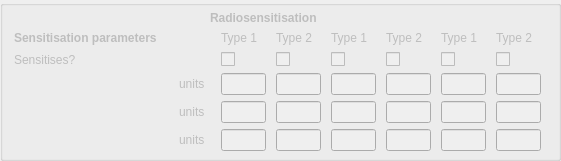
           <widget class="QGroupBox" name="groupBox_Drug_GB3">
            <property name="geometry">
             <rect>
              <x>10</x>
              <y>180</y>
              <width>561</width>
              <height>161</height>
             </rect>
            </property>
            <property name="title">
             <string/>
            </property>
            <widget class="QWidget" name="gridLayoutWidget_12">
             <property name="geometry">
              <rect>
               <x>10</x>
               <y>30</y>
               <width>541</width>
               <height>121</height>
              </rect>
             </property>
             <layout class="QGridLayout" name="gridLayout_2">
              <item row="2" column="1">
               <widget class="QLabel" name="alabel_SER_max_units">
                <property name="enabled">
                 <bool>false</bool>
                </property>
                <property name="minimumSize">
                 <size>
                  <width>32</width>
                  <height>0</height>
                 </size>
                </property>
                <property name="maximumSize">
                 <size>
                  <width>32</width>
                  <height>16777215</height>
                 </size>
                </property>
                <property name="text">
                 <string>units</string>
                </property>
               </widget>
              </item>
              <item row="2" column="2">
               <widget class="QLineEdit" name="line_PARENT_CT1_10">
                <property name="enabled">
                 <bool>false</bool>
                </property>
                <property name="maximumSize">
                 <size>
                  <width>45</width>
                  <height>16777215</height>
                 </size>
                </property>
               </widget>
              </item>
              <item row="2" column="4">
               <widget class="QLineEdit" name="line_METAB1_CT1_10">
                <property name="enabled">
                 <bool>false</bool>
                </property>
                <property name="maximumSize">
                 <size>
                  <width>45</width>
                  <height>16777215</height>
                 </size>
                </property>
               </widget>
              </item>
              <item row="2" column="5">
               <widget class="QLineEdit" name="line_METAB1_CT2_10">
                <property name="enabled">
                 <bool>false</bool>
                </property>
                <property name="maximumSize">
                 <size>
                  <width>45</width>
                  <height>16777215</height>
                 </size>
                </property>
               </widget>
              </item>
              <item row="2" column="3">
               <widget class="QLineEdit" name="line_PARENT_CT2_10">
                <property name="enabled">
                 <bool>false</bool>
                </property>
                <property name="maximumSize">
                 <size>
                  <width>45</width>
                  <height>16777215</height>
                 </size>
                </property>
               </widget>
              </item>
              <item row="2" column="6">
               <widget class="QLineEdit" name="line_METAB2_CT1_10">
                <property name="enabled">
                 <bool>false</bool>
                </property>
                <property name="maximumSize">
                 <size>
                  <width>45</width>
                  <height>16777215</height>
                 </size>
                </property>
               </widget>
              </item>
              <item row="2" column="7">
               <widget class="QLineEdit" name="line_METAB2_CT2_10">
                <property name="enabled">
                 <bool>false</bool>
                </property>
                <property name="maximumSize">
                 <size>
                  <width>45</width>
                  <height>16777215</height>
                 </size>
                </property>
               </widget>
              </item>
              <item row="0" column="0">
               <widget class="QLabel" name="alabel_celltype_4">
                <property name="enabled">
                 <bool>false</bool>
                </property>
                <property name="minimumSize">
                 <size>
                  <width>155</width>
                  <height>0</height>
                 </size>
                </property>
                <property name="maximumSize">
                 <size>
                  <width>155</width>
                  <height>16777215</height>
                 </size>
                </property>
                <property name="font">
                 <font>
                  <weight>75</weight>
                  <bold>true</bold>
                 </font>
                </property>
                <property name="text">
                 <string>Sensitisation parameters     </string>
                </property>
               </widget>
              </item>
              <item row="0" column="2">
               <widget class="QLabel" name="alabel_celltype1">
                <property name="enabled">
                 <bool>false</bool>
                </property>
                <property name="minimumSize">
                 <size>
                  <width>45</width>
                  <height>0</height>
                 </size>
                </property>
                <property name="maximumSize">
                 <size>
                  <width>45</width>
                  <height>16777215</height>
                 </size>
                </property>
                <property name="text">
                 <string>Type 1</string>
                </property>
               </widget>
              </item>
              <item row="0" column="3">
               <widget class="QLabel" name="alabel_celltype2">
                <property name="enabled">
                 <bool>false</bool>
                </property>
                <property name="minimumSize">
                 <size>
                  <width>45</width>
                  <height>0</height>
                 </size>
                </property>
                <property name="maximumSize">
                 <size>
                  <width>45</width>
                  <height>16777215</height>
                 </size>
                </property>
                <property name="text">
                 <string>Type 2</string>
                </property>
               </widget>
              </item>
              <item row="0" column="4">
               <widget class="QLabel" name="alabel_celltype3">
                <property name="enabled">
                 <bool>false</bool>
                </property>
                <property name="minimumSize">
                 <size>
                  <width>45</width>
                  <height>0</height>
                 </size>
                </property>
                <property name="maximumSize">
                 <size>
                  <width>45</width>
                  <height>16777215</height>
                 </size>
                </property>
                <property name="text">
                 <string>Type 1</string>
                </property>
               </widget>
              </item>
              <item row="0" column="5">
               <widget class="QLabel" name="alabel_celltype4">
                <property name="enabled">
                 <bool>false</bool>
                </property>
                <property name="minimumSize">
                 <size>
                  <width>45</width>
                  <height>0</height>
                 </size>
                </property>
                <property name="maximumSize">
                 <size>
                  <width>45</width>
                  <height>16777215</height>
                 </size>
                </property>
                <property name="text">
                 <string>Type 2</string>
                </property>
               </widget>
              </item>
              <item row="0" column="6">
               <widget class="QLabel" name="alabel_celltype5">
                <property name="enabled">
                 <bool>false</bool>
                </property>
                <property name="minimumSize">
                 <size>
                  <width>45</width>
                  <height>0</height>
                 </size>
                </property>
                <property name="maximumSize">
                 <size>
                  <width>45</width>
                  <height>16777215</height>
                 </size>
                </property>
                <property name="text">
                 <string>Type 1</string>
                </property>
               </widget>
              </item>
              <item row="0" column="7">
               <widget class="QLabel" name="alabel_celltype6">
                <property name="enabled">
                 <bool>false</bool>
                </property>
                <property name="minimumSize">
                 <size>
                  <width>45</width>
                  <height>0</height>
                 </size>
                </property>
                <property name="maximumSize">
                 <size>
                  <width>45</width>
                  <height>16777215</height>
                 </size>
                </property>
                <property name="text">
                 <string>Type 2</string>
                </property>
               </widget>
              </item>
              <item row="3" column="2">
               <widget class="QLineEdit" name="line_PARENT_CT1_11">
                <property name="enabled">
                 <bool>false</bool>
                </property>
                <property name="maximumSize">
                 <size>
                  <width>45</width>
                  <height>16777215</height>
                 </size>
                </property>
               </widget>
              </item>
              <item row="3" column="3">
               <widget class="QLineEdit" name="line_PARENT_CT2_11">
                <property name="enabled">
                 <bool>false</bool>
                </property>
                <property name="maximumSize">
                 <size>
                  <width>45</width>
                  <height>16777215</height>
                 </size>
                </property>
               </widget>
              </item>
              <item row="3" column="4">
               <widget class="QLineEdit" name="line_METAB1_CT1_11">
                <property name="enabled">
                 <bool>false</bool>
                </property>
                <property name="maximumSize">
                 <size>
                  <width>45</width>
                  <height>16777215</height>
                 </size>
                </property>
               </widget>
              </item>
              <item row="3" column="5">
               <widget class="QLineEdit" name="line_METAB1_CT2_11">
                <property name="enabled">
                 <bool>false</bool>
                </property>
                <property name="maximumSize">
                 <size>
                  <width>45</width>
                  <height>16777215</height>
                 </size>
                </property>
               </widget>
              </item>
              <item row="3" column="6">
               <widget class="QLineEdit" name="line_METAB2_CT1_11">
                <property name="enabled">
                 <bool>false</bool>
                </property>
                <property name="maximumSize">
                 <size>
                  <width>45</width>
                  <height>16777215</height>
                 </size>
                </property>
               </widget>
              </item>
              <item row="3" column="7">
               <widget class="QLineEdit" name="line_METAB2_CT2_11">
                <property name="enabled">
                 <bool>false</bool>
                </property>
                <property name="maximumSize">
                 <size>
                  <width>45</width>
                  <height>16777215</height>
                 </size>
                </property>
               </widget>
              </item>
              <item row="3" column="1">
               <widget class="QLabel" name="alabel_SE_Km_units">
                <property name="enabled">
                 <bool>false</bool>
                </property>
                <property name="minimumSize">
                 <size>
                  <width>32</width>
                  <height>0</height>
                 </size>
                </property>
                <property name="maximumSize">
                 <size>
                  <width>32</width>
                  <height>16777215</height>
                 </size>
                </property>
                <property name="text">
                 <string>units</string>
                </property>
               </widget>
              </item>
              <item row="4" column="1">
               <widget class="QLabel" name="alabel_SER_KO2_units">
                <property name="enabled">
                 <bool>false</bool>
                </property>
                <property name="minimumSize">
                 <size>
                  <width>32</width>
                  <height>0</height>
                 </size>
                </property>
                <property name="maximumSize">
                 <size>
                  <width>32</width>
                  <height>16777215</height>
                 </size>
                </property>
                <property name="text">
                 <string>units</string>
                </property>
               </widget>
              </item>
              <item row="4" column="2">
               <widget class="QLineEdit" name="line_PARENT_CT1_12">
                <property name="enabled">
                 <bool>false</bool>
                </property>
                <property name="maximumSize">
                 <size>
                  <width>45</width>
                  <height>16777215</height>
                 </size>
                </property>
               </widget>
              </item>
              <item row="4" column="3">
               <widget class="QLineEdit" name="line_PARENT_CT2_12">
                <property name="enabled">
                 <bool>false</bool>
                </property>
                <property name="maximumSize">
                 <size>
                  <width>45</width>
                  <height>16777215</height>
                 </size>
                </property>
               </widget>
              </item>
              <item row="4" column="4">
               <widget class="QLineEdit" name="line_METAB1_CT1_12">
                <property name="enabled">
                 <bool>false</bool>
                </property>
                <property name="maximumSize">
                 <size>
                  <width>45</width>
                  <height>16777215</height>
                 </size>
                </property>
               </widget>
              </item>
              <item row="4" column="5">
               <widget class="QLineEdit" name="line_METAB1_CT2_12">
                <property name="enabled">
                 <bool>false</bool>
                </property>
                <property name="maximumSize">
                 <size>
                  <width>45</width>
                  <height>16777215</height>
                 </size>
                </property>
               </widget>
              </item>
              <item row="4" column="6">
               <widget class="QLineEdit" name="line_METAB2_CT1_12">
                <property name="enabled">
                 <bool>false</bool>
                </property>
                <property name="maximumSize">
                 <size>
                  <width>45</width>
                  <height>16777215</height>
                 </size>
                </property>
               </widget>
              </item>
              <item row="4" column="7">
               <widget class="QLineEdit" name="line_METAB2_CT2_12">
                <property name="enabled">
                 <bool>false</bool>
                </property>
                <property name="maximumSize">
                 <size>
                  <width>45</width>
                  <height>16777215</height>
                 </size>
                </property>
               </widget>
              </item>
              <item row="1" column="0">
               <widget class="QMyLabel" name="infolabel_PARENT_CT1_18">
                <property name="enabled">
                 <bool>false</bool>
                </property>
                <property name="text">
                 <string>Sensitises?</string>
                </property>
               </widget>
              </item>
              <item row="1" column="2">
               <widget class="QCheckBox" name="cbox_PARENT_CT1_18">
                <property name="enabled">
                 <bool>false</bool>
                </property>
                <property name="text">
                 <string/>
                </property>
               </widget>
              </item>
              <item row="1" column="3">
               <widget class="QCheckBox" name="cbox_PARENT_CT2_18">
                <property name="enabled">
                 <bool>false</bool>
                </property>
                <property name="text">
                 <string/>
                </property>
               </widget>
              </item>
              <item row="1" column="4">
               <widget class="QCheckBox" name="cbox_METAB1_CT1_18">
                <property name="enabled">
                 <bool>false</bool>
                </property>
                <property name="text">
                 <string/>
                </property>
               </widget>
              </item>
              <item row="1" column="5">
               <widget class="QCheckBox" name="cbox_METAB1_CT2_18">
                <property name="enabled">
                 <bool>false</bool>
                </property>
                <property name="text">
                 <string/>
                </property>
               </widget>
              </item>
              <item row="1" column="6">
               <widget class="QCheckBox" name="cbox_METAB2_CT1_18">
                <property name="enabled">
                 <bool>false</bool>
                </property>
                <property name="text">
                 <string/>
                </property>
               </widget>
              </item>
              <item row="1" column="7">
               <widget class="QCheckBox" name="cbox_METAB2_CT2_18">
                <property name="enabled">
                 <bool>false</bool>
                </property>
                <property name="text">
                 <string/>
                </property>
               </widget>
              </item>
             </layout>
            </widget>
            <widget class="QLabel" name="alabel_radio">
             <property name="enabled">
              <bool>false</bool>
             </property>
             <property name="geometry">
              <rect>
               <x>210</x>
               <y>10</y>
               <width>111</width>
               <height>16</height>
              </rect>
             </property>
             <property name="font">
              <font>
               <weight>75</weight>
               <bold>true</bold>
              </font>
             </property>
             <property name="text">
              <string>Radiosensitisation</string>
             </property>
            </widget>
           </widget>
